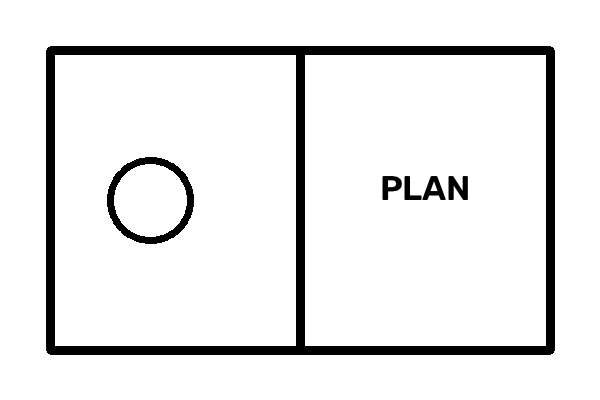
#> input picture server/tests/samples/plan.png, 600 x 400 px
$ python -i image_import.py   (imports and definitions only)
#> lines starting #> are read from the running program, lines starting #| are printed output that depends on the picture; after the words box and inside, x2 and y2 are one past the last pixel; in counts of white or black regions, pixels touching at a corner belong together
"""Rasmdan raqamli egizak: skanerlangan chizma / balandlik xaritasi → 3D elementlar (drafts.build formati).

Rejimlar:
  * drawing  — plan/kesim rasmi (PNG/JPG/TIFF, skaner yoki foto): OpenCV bilan siyoh maskasi (adaptiv chegara),
               konturlar → yopiq ko'pburchaklar (teshiklari bilan) → `extrude_m` balandlikka ko'tariladi (devorlar,
               to'g'on konturi); ochiq/ingichka chiziqlar yupqa lenta. Masshtab: rasm kengligi metrda (width_m)
               yoki m/px. Katta konturlar alohida element (nomi: «Kontur 1…»), mayda shovqin tashlanadi.
  * heightmap — balandlik xaritasi (DEM PNG/TIFF kulrang, sun'iy yo'ldosh relyef): piksel yorug'ligi → balandlik
               z_min..z_max, panjara ≤ grid×grid → relyef yuzasi (IfcSite geometriyasi «Relyef»).
  * photo     — oddiy foto: qorong'i/och joylar bo'yicha taxminiy relyef (heightmap kabi, Gauss silliqlash) —
               aniq emas, faqat ko'rgazma; aniq model uchun ko'p foto → fotogrammetriya (Meshroom/COLMAP, tashqi).
"""

from __future__ import annotations

from pathlib import Path

import numpy as np

IMAGE_EXTS = {".png", ".jpg", ".jpeg", ".tif", ".tiff", ".bmp", ".webp"}
MAX_SIDE = 2000


def _read_gray(path: Path) -> np.ndarray:
    import cv2

    img = cv2.imread(str(path), cv2.IMREAD_UNCHANGED)
    if img is None:
        raise ValueError("Rasmni o'qib bo'lmadi (PNG/JPG/TIFF kutilgan)")
    if img.ndim == 3:
        if img.shape[2] == 4:  # alfa → oq fon
            a = img[:, :, 3:4] / 255.0
            img = (img[:, :, :3] * a + 255 * (1 - a)).astype(np.uint8)
        img = cv2.cvtColor(img, cv2.COLOR_BGR2GRAY)
    if img.dtype != np.uint8:
        lo, hi = float(img.min()), float(img.max())
        img = ((img - lo) / max(hi - lo, 1e-9) * 255).astype(np.uint8)
    h, w = img.shape[:2]
    if max(h, w) > MAX_SIDE:
        s = MAX_SIDE / max(h, w)
        img = cv2.resize(img, (int(w * s), int(h * s)), interpolation=cv2.INTER_AREA)
    return img


def _ink_mask(gray: np.ndarray, invert: bool = False, block: int = 35) -> np.ndarray:
    """Siyoh (qora chiziqlar) maskasi — adaptiv chegara (yoritish notekis skanlarda ham)."""
    import cv2

    g = cv2.GaussianBlur(gray, (3, 3), 0)
    mask = cv2.adaptiveThreshold(
        g, 255, cv2.ADAPTIVE_THRESH_GAUSSIAN_C, cv2.THRESH_BINARY_INV, block | 1, 12
    )
    if invert:
        mask = 255 - mask
    # mayda shovqinni tozalash
    mask = cv2.morphologyEx(mask, cv2.MORPH_OPEN, np.ones((2, 2), np.uint8))
    return mask


def vectorize_drawing(
    path: Path,
    width_m: float | None = None,
    m_per_px: float | None = None,
    extrude_m: float = 3.0,
    min_area_px: int = 40,
    invert: bool = False,
    simplify_px: float = 1.5,
    max_objects: int = 400,
) -> list[dict]:
    """Chizma rasmi → [{name, kind, ifc_class, mesh:{vertices, faces}, transform, psets, color}] (metrda)."""
#> called with path = '../../tests/samples/plan.png', extrude_m = 3, min_area_px = 40, invert = False, simplify_px = 1.5, max_objects = 400
    import cv2
    import trimesh
    from shapely.geometry import Polygon
    from shapely.validation import make_valid

    gray = _read_gray(path)
#> in _read_gray, img is the input picture: shape (400, 600); min 0, max 255, mean 234
    h, w = gray.shape
#> h = 400; w = 600
    scale = m_per_px or ((width_m or 100.0) / w)
#> scale = 0.167
    mask = _ink_mask(gray, invert)
#> in _ink_mask, `g = cv2.GaussianBlur(gray, (3, 3), 0)`:
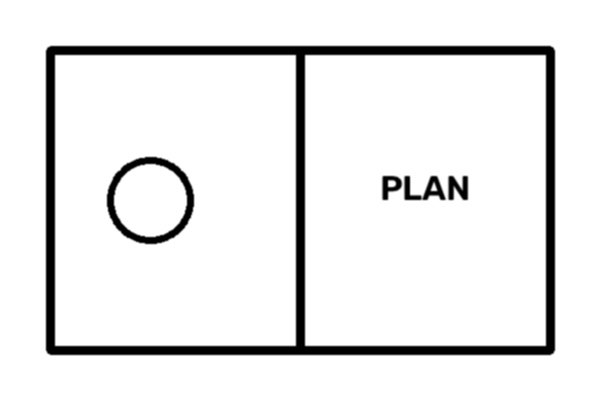
#> g: shape (400, 600); min 0, max 255, mean 234
#> in _ink_mask, `mask = cv2.adaptiveThreshold( g, 255, cv2.ADAPTIVE_THRESH_GAUSSIAN_C, ..`:
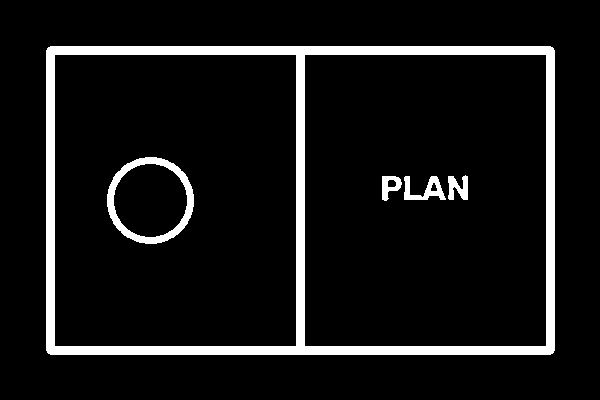
#> mask: shape (400, 600); 8.3% white; 5 white regions, box (x1, y1, x2, y2) and area: (46, 46, 555, 355) 16987, (107, 157, 194, 244) 1764, (404, 176, 446, 200) 481, (448, 175, 468, 200) 330, (382, 176, 402, 201) 282
#> in _ink_mask, `mask = cv2.morphologyEx(mask, cv2.MORPH_OPEN, np.ones((2, 2), np.uint8))`:
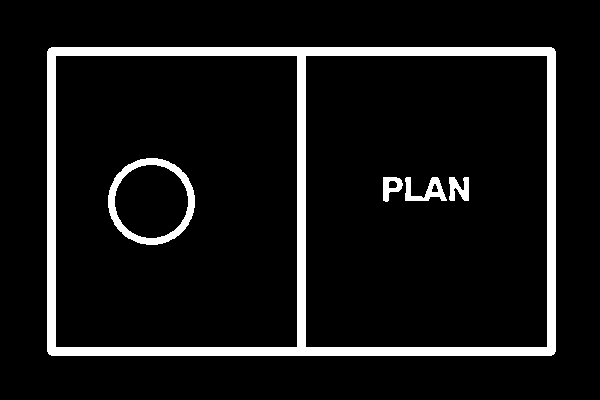
#> mask: shape (400, 600); 8.3% white; 5 white regions
    contours, hier = cv2.findContours(mask, cv2.RETR_CCOMP, cv2.CHAIN_APPROX_SIMPLE)
#> contours = 10 contours; largest, box (x1, y1, x2, y2) and area: (47, 47, 556, 356) 156438, (305, 55, 548, 348) 70662, (55, 55, 298, 348) 70662, (108, 158, 195, 245) 5818, (114, 164, 189, 239) 4282
    if hier is None:
        raise ValueError("Rasmda chiziqlar topilmadi (kontrastni oshiring yoki «invert»)")
    hier = hier[0]
    out: list[dict] = []
    ink_pct = float(mask.mean() / 255 * 100)
#> ink_pct = 8.27
    # tashqi konturlar (parent == -1) va ularning teshiklari
    items = []
    for i, c in enumerate(contours):
        if hier[i][3] != -1:
            continue
        area = cv2.contourArea(c)
        if area < min_area_px:
            continue
        items.append((area, i))
#> this loop made 10 passes
#> area on passes 1, 2, 4, 6, 8: 270, 438, 294, 5818.5, 156438
#> after the loop, items = [(270, 0), (438, 1), (294, 3), (5818.5, 5), (156438, 7)]
    items.sort(reverse=True)
    for _area, i in items[:max_objects]:
        c = cv2.approxPolyDP(contours[i], simplify_px, True).reshape(-1, 2)
        if len(c) < 3:
            continue
        holes = []
        j = hier[i][2]  # birinchi bola (teshik)
        while j != -1:
            hc = cv2.approxPolyDP(contours[j], simplify_px, True).reshape(-1, 2)
            if len(hc) >= 3 and cv2.contourArea(contours[j]) >= min_area_px:
                holes.append([(float(x) * scale, float(h - y) * scale) for x, y in hc])
            j = hier[j][0]
        ring = [(float(x) * scale, float(h - y) * scale) for x, y in c]
        try:
            poly = make_valid(Polygon(ring, holes=holes))
            if poly.geom_type == "MultiPolygon":
                poly = max(poly.geoms, key=lambda g: g.area)
            elif poly.geom_type != "Polygon":
                continue
            if poly.area < (min_area_px * scale * scale):
                continue
            mesh = trimesh.creation.extrude_polygon(poly, max(extrude_m, 0.01))
        except Exception:  # noqa: BLE001 — bitta buzuq kontur importni to'xtatmasin
            continue
        v = np.asarray(mesh.vertices, dtype=float)
        f = np.asarray(mesh.faces, dtype=int)
        ctr = v.mean(axis=0)
        n = len(out) + 1
        out.append(
            {
                "kind": "wall",
                "name": f"Kontur {n}",
                "ifc_class": "IfcWall",
                "color": (0.75, 0.72, 0.65),
                "transform": {
                    "x": float(ctr[0]),
                    "y": float(ctr[1]),
                    "z": float(ctr[2]),
                    "rz": 0.0,
                },
                "psets": {
                    "Pset_GES_Import": {
                        "Manba": "rasm (chizma)",
                        "Maydon_m2": round(float(poly.area), 2),
                        "Balandlik_m": extrude_m,
                        "Masshtab_m_px": round(scale, 5),
                    }
                },
                "mesh": {"vertices": (v - ctr).tolist(), "faces": f.tolist()},
            }
        )
#> this loop made 1 pass
#> (_area, i) on pass 1: (156438, 7)
#> after the loop, out = []
    if not out:
        raise ValueError(
            f"Rasmdan kontur chiqmadi (siyoh {ink_pct:.1f} %). Kontrastni oshiring, «invert» ni sinang yoki "
            "minimal maydonni kamaytiring"
        )
    return out


# [84 lines left out: functions heightmap_terrain, load_image, not called in this run]

#> (the run stopped early here; a loop or call above may not have finished)
